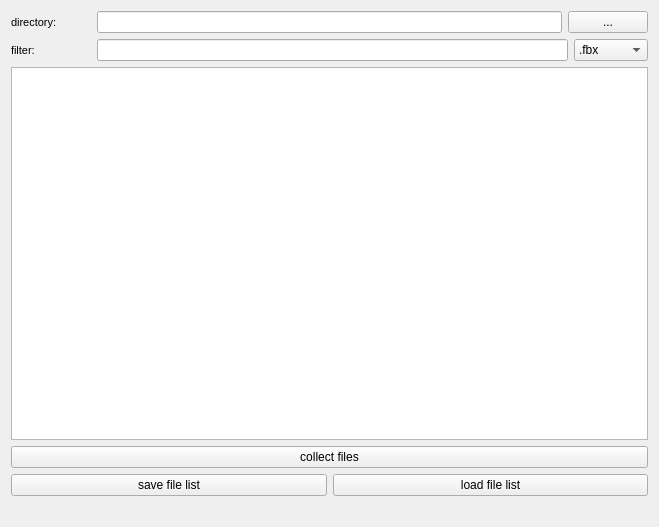
<?xml version="1.0" encoding="UTF-8"?>
<ui version="4.0">
 <class>Form</class>
 <widget class="QWidget" name="Form">
  <property name="geometry">
   <rect>
    <x>0</x>
    <y>0</y>
    <width>659</width>
    <height>527</height>
   </rect>
  </property>
  <property name="windowTitle">
   <string>Form</string>
  </property>
  <layout class="QGridLayout" name="gridLayout">
   <item row="0" column="0">
    <layout class="QVBoxLayout" name="verticalLayout">
     <item>
      <layout class="QHBoxLayout" name="horizontalLayout" stretch="0,1,0">
       <item>
        <widget class="QLabel" name="label_3">
         <property name="sizePolicy">
          <sizepolicy hsizetype="Fixed" vsizetype="Preferred">
           <horstretch>0</horstretch>
           <verstretch>0</verstretch>
          </sizepolicy>
         </property>
         <property name="minimumSize">
          <size>
           <width>80</width>
           <height>0</height>
          </size>
         </property>
         <property name="font">
          <font>
           <pointsize>8</pointsize>
           <bold>false</bold>
          </font>
         </property>
         <property name="text">
          <string>directory:</string>
         </property>
        </widget>
       </item>
       <item>
        <widget class="QLineEdit" name="directory_lineEdit">
         <property name="enabled">
          <bool>true</bool>
         </property>
         <property name="frame">
          <bool>true</bool>
         </property>
         <property name="readOnly">
          <bool>false</bool>
         </property>
        </widget>
       </item>
       <item>
        <widget class="QPushButton" name="selectDirectory_pushButton">
         <property name="sizePolicy">
          <sizepolicy hsizetype="Fixed" vsizetype="Fixed">
           <horstretch>0</horstretch>
           <verstretch>0</verstretch>
          </sizepolicy>
         </property>
         <property name="minimumSize">
          <size>
           <width>64</width>
           <height>0</height>
          </size>
         </property>
         <property name="text">
          <string>...</string>
         </property>
        </widget>
       </item>
      </layout>
     </item>
     <item>
      <layout class="QHBoxLayout" name="horizontalLayout_2">
       <item>
        <widget class="QLabel" name="label_4">
         <property name="sizePolicy">
          <sizepolicy hsizetype="Fixed" vsizetype="Preferred">
           <horstretch>0</horstretch>
           <verstretch>0</verstretch>
          </sizepolicy>
         </property>
         <property name="minimumSize">
          <size>
           <width>80</width>
           <height>0</height>
          </size>
         </property>
         <property name="font">
          <font>
           <pointsize>8</pointsize>
           <bold>false</bold>
          </font>
         </property>
         <property name="text">
          <string>filter:</string>
         </property>
        </widget>
       </item>
       <item>
        <widget class="QLineEdit" name="filter_lineEdit">
         <property name="enabled">
          <bool>true</bool>
         </property>
         <property name="frame">
          <bool>true</bool>
         </property>
         <property name="readOnly">
          <bool>false</bool>
         </property>
        </widget>
       </item>
       <item>
        <widget class="QComboBox" name="ext_comboBox">
         <property name="sizePolicy">
          <sizepolicy hsizetype="Fixed" vsizetype="Fixed">
           <horstretch>0</horstretch>
           <verstretch>0</verstretch>
          </sizepolicy>
         </property>
         <property name="minimumSize">
          <size>
           <width>74</width>
           <height>0</height>
          </size>
         </property>
         <item>
          <property name="text">
           <string>.fbx</string>
          </property>
         </item>
         <item>
          <property name="text">
           <string>.ma</string>
          </property>
         </item>
         <item>
          <property name="text">
           <string>*.*</string>
          </property>
         </item>
        </widget>
       </item>
      </layout>
     </item>
     <item>
      <widget class="QListView" name="file_listView">
       <property name="selectionMode">
        <enum>QAbstractItemView::SelectionMode::ExtendedSelection</enum>
       </property>
       <property name="selectionRectVisible">
        <bool>true</bool>
       </property>
      </widget>
     </item>
     <item>
      <widget class="QPushButton" name="collectFiles_pushButton">
       <property name="text">
        <string>collect files</string>
       </property>
      </widget>
     </item>
     <item>
      <layout class="QHBoxLayout" name="horizontalLayout_5">
       <item>
        <widget class="QPushButton" name="saveFiles_pushButton">
         <property name="text">
          <string>save file list</string>
         </property>
        </widget>
       </item>
       <item>
        <widget class="QPushButton" name="loadFiles_pushButton">
         <property name="text">
          <string>load file list</string>
         </property>
        </widget>
       </item>
      </layout>
     </item>
     <item>
      <layout class="QHBoxLayout" name="horizontalLayout_3">
       <item>
        <widget class="QLabel" name="collectFiles_label">
         <property name="text">
          <string/>
         </property>
        </widget>
       </item>
       <item>
        <widget class="QLabel" name="selectedFiles_label">
         <property name="text">
          <string/>
         </property>
        </widget>
       </item>
      </layout>
     </item>
    </layout>
   </item>
  </layout>
 </widget>
 <resources/>
 <connections/>
</ui>
